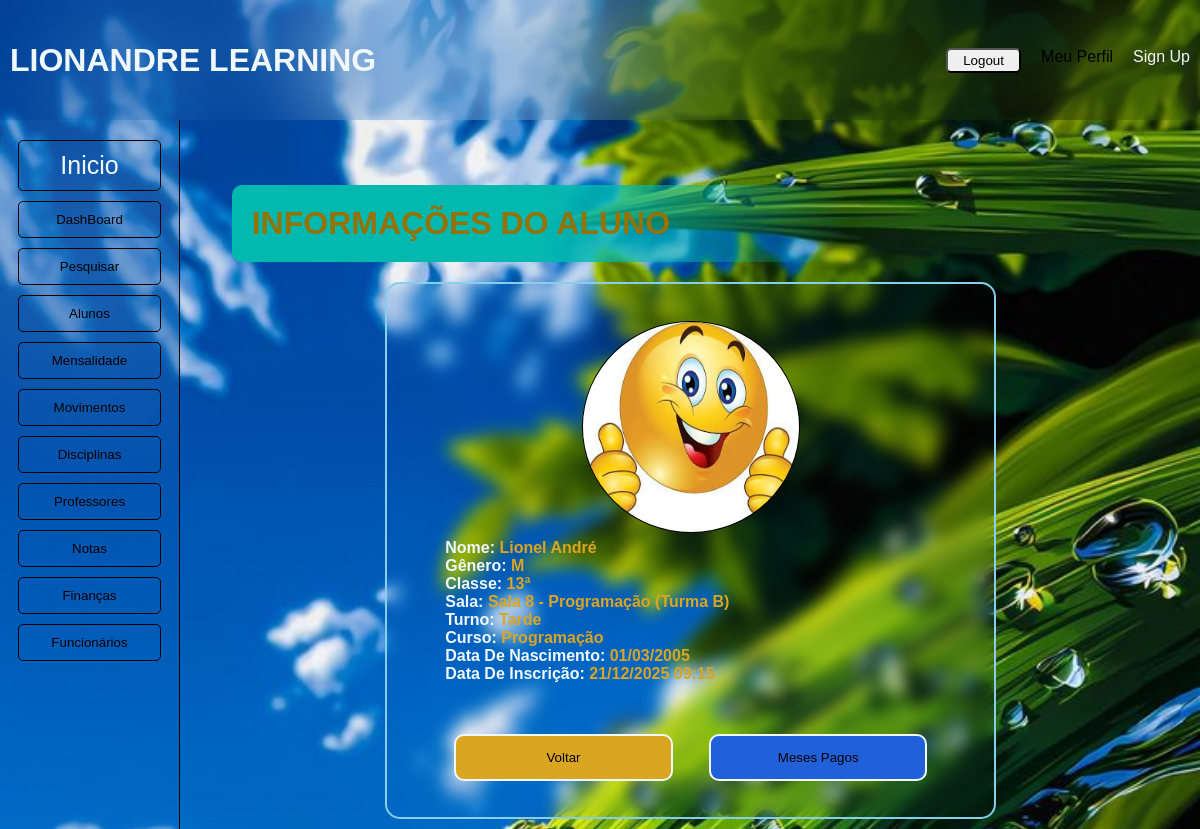
The page /mostrar/1 (signed in) on the database its author committed.
### alunos/models.py (models this page shows, shortened)
class Alunos(models.Model):
    Sexos = [
        ('M', 'Masculino'),
        ('F', 'Feminino'),
    ]
    Classes = [
        (10, '10ª Classe'),
        (11, '11ª Classe'),
        (12, '12ª Classe'),
        (13, '13ª Classe')
    ]
    Turnos = [
        ('Manhã', 'Turno da manhã'),
        ('Tarde', 'Turno da tarde'),
    ]
    Turmas = [
        ('A', 'Turma A'),
        ('B', 'Turma B'),
        ('C', 'Turma C'),
        ('D', 'Turma D'),
    ]
    nome = models.CharField(max_length = 255)
    data_nascimento = models.DateField()
    genero = models.CharField(max_length=5, choices=Sexos)
    tell = models.IntegerField()
    classe = models.IntegerField(choices=Classes)
    sala = models.ForeignKey('Salas', on_delete=models.SET_NULL, null=True, default=None)
    turno = models.CharField(max_length=10, choices=Turnos)
    curso = models.ForeignKey('Cursos', on_delete=models.SET_NULL, null=True, default=None)
    turma = models.CharField(max_length=5, choices=Turmas)
    matricula = models.DateTimeField(auto_now_add = True)
    update = models.DateTimeField(auto_now = True)

class Salas(models.Model):
    numero_sala = models.IntegerField()
    descricao = models.CharField(max_length=100)
    def __str__(self):
        return self.descricao

class Cursos(models.Model):
    nome = models.CharField(max_length=80)
    tipo = models.CharField(max_length=40)
    def __str__(self):
        return self.nome

### alunos/views.py (the view)
# urls.py: path('mostrar/<int:id>', views.mostrar, name='mostrar'),
@login_required(login_url='/login/')
def mostrar(request, id):
    grupo = Group.objects.get(id=4)
    group_auth = request.user.groups.first()
    if group_auth != grupo:
        aluno = Alunos.objects.get(id = id)
        return render(request, 'aluno/mostrar.html', {'aluno' : aluno})
    else:
        return HttpResponseForbidden('<h1>Apenas Funcionários Autorizados Podem prosseguir na Execução de Tal Acção</h1>')

### alunos/templates/aluno/mostrar.html
{% extends 'aluno/layout/base.html' %}
{% block content %}
{% load static %}
    <div class="page">
        <h1 style="color: rgb(148, 114, 4);">INFORMAÇÕES DO ALUNO</h1>
    </div>
    <div class="detalhes">
        <div class="foto">
            <img src="{% static 'css/img/alunos.jpg' %}" alt="erro" class="passe">
        </div>
        <div class="informa">
            <h4>Nome: <span>{{ aluno.nome }}</span></h4>
            <h4>Gênero: <span>{{ aluno.genero }}</span></h4>
            <h4>Classe: <span>{{ aluno.classe }}ª</span></h4>
            <h4>Sala: <span>{{ aluno.sala }}</span></h4>
            <h4>Turno: <span>{{ aluno.turno }}</span></h4>
            <h4>Curso: <span>{{ aluno.curso }}</span></h4>
            <h4>Data De Nascimento: <span>{{ aluno.data_nascimento | date:'d/m/Y'}}</span></h4>
            <h4>Data De Inscrição: <span>{{ aluno.matricula | date:'d/m/Y h:i'}}</span></h4>
        </div>
        <div style="display: flex; justify-content: space-evenly; height: 10%; width: 100%;">
            <button style="background: gainsboro; width: 40%; height: 100%;
         border: 2px solid aliceblue; border-radius: 10px; background: goldenrod;">
            <a href="{% url 'lista' %}" style="color: black;">Voltar</a>
        </button>
        <button style="background: gainsboro; width: 40%; height: 100%;
         border: 2px solid aliceblue; border-radius: 10px; background: rgb(32, 97, 218);">
            <a href="{% url 'pagas' aluno.id %}" style="color: black;">Meses Pagos</a>
        </button>
        </div>
    </div>
{% endblock %}

### alunos/static/css/style.css (style rules this page uses)
* { margin: 0; padding: 0; box-sizing: border-box; text-decoration: none; list-style: none; font-family: 'Franklin Gothic Medium', 'Arial Narrow', Arial, sans-serif; }
body { background-image: url('img/background.jpg'); background-size: cover; background-repeat: no-repeat; }
.page { width: 60%; background:linear-gradient(97deg, rgb(2, 184, 175), rgb(2, 184, 175), transparent) ; text-align: start; border-radius: 10px; align-self: start; margin: 20px 50px; padding: 20px; }
.detalhes { width: 60%; height: 80vh; backdrop-filter: blur(8px); display: flex; flex-direction: column; align-items: center; justify-content: space-evenly; padding: 3%; border: 2px solid skyblue ; border-radius: 15px; margin-bottom: 10px; }
.foto { width: 40%; height: 45%; border: 1px solid black; border-radius: 50%; overflow: hidden; }
.passe { width: 100%; height: 100%; }
.informa { width: 90%; height: 40%; color: aliceblue; }
.informa h4 span { color: goldenrod; }

### rows shown on the page
Alunos: nome "Lionel André", genero "M", classe "13", sala "Sala 8 - Programação (Turma B)", turno "Tarde", curso "Programação", data_nascimento "01/03/2005", matricula "21/12/2025 09:15"
